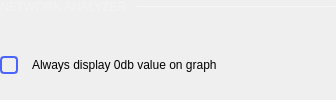
            <widget class="QWidget" name="NetworkAnalyzer" native="true">
             <layout class="QVBoxLayout" name="verticalLayout_5">
              <property name="spacing">
               <number>6</number>
              </property>
              <property name="leftMargin">
               <number>0</number>
              </property>
              <property name="topMargin">
               <number>0</number>
              </property>
              <property name="rightMargin">
               <number>0</number>
              </property>
              <property name="bottomMargin">
               <number>0</number>
              </property>
              <item>
               <layout class="QHBoxLayout" name="horizontalLayout_11">
                <property name="spacing">
                 <number>6</number>
                </property>
                <property name="topMargin">
                 <number>0</number>
                </property>
                <item>
                 <widget class="QLabel" name="label_10">
                  <property name="sizePolicy">
                   <sizepolicy hsizetype="Fixed" vsizetype="Fixed">
                    <horstretch>0</horstretch>
                    <verstretch>0</verstretch>
                   </sizepolicy>
                  </property>
                  <property name="styleSheet">
                   <string notr="true">QLabel {
  font-size: 12px;
color: rgba(255, 255, 255, 70);
}</string>
                  </property>
                  <property name="text">
                   <string>NETWORK ANALYZER </string>
                  </property>
                 </widget>
                </item>
                <item>
                 <widget class="Line" name="line_5">
                  <property name="minimumSize">
                   <size>
                    <width>200</width>
                    <height>1</height>
                   </size>
                  </property>
                  <property name="maximumSize">
                   <size>
                    <width>16777215</width>
                    <height>1</height>
                   </size>
                  </property>
                  <property name="styleSheet">
                   <string notr="true">border: 1px solid rgba(255, 255, 255, 70);</string>
                  </property>
                  <property name="orientation">
                   <enum>Qt::Horizontal</enum>
                  </property>
                 </widget>
                </item>
               </layout>
              </item>
              <item>
               <spacer name="verticalSpacer_11">
                <property name="orientation">
                 <enum>Qt::Vertical</enum>
                </property>
                <property name="sizeType">
                 <enum>QSizePolicy::Fixed</enum>
                </property>
                <property name="sizeHint" stdset="0">
                 <size>
                  <width>20</width>
                  <height>15</height>
                 </size>
                </property>
               </spacer>
              </item>
              <item>
               <layout class="QHBoxLayout" name="horizontalLayout_5">
                <item>
                 <widget class="QCheckBox" name="na_zeroCheckBox">
                  <property name="maximumSize">
                   <size>
                    <width>16777215</width>
                    <height>16777215</height>
                   </size>
                  </property>
                  <property name="styleSheet">
                   <string notr="true">QCheckBox {
  spacing: 8px;
  background-color: transparent;
  font-size: 14px;
  font-weight: bold;

  color: rgba(255, 255, 255, 153);
}

QCheckBox::indicator {
  width: 14px;
  height: 14px;
  border: 2px solid rgb(74,100,255);
  border-radius: 4px;
}
QCheckBox::indicator:unchecked { background-color: transparent; }
QCheckBox::indicator:checked { background-color: rgb(74,100,255); }</string>
                  </property>
                  <property name="text">
                   <string/>
                  </property>
                 </widget>
                </item>
                <item>
                 <widget class="QLabel" name="label">
                  <property name="sizePolicy">
                   <sizepolicy hsizetype="Preferred" vsizetype="Preferred">
                    <horstretch>0</horstretch>
                    <verstretch>0</verstretch>
                   </sizepolicy>
                  </property>
                  <property name="text">
                   <string>Always display 0db value on graph</string>
                  </property>
                  <property name="margin">
                   <number>0</number>
                  </property>
                 </widget>
                </item>
                <item>
                 <spacer name="horizontalSpacer_5">
                  <property name="orientation">
                   <enum>Qt::Horizontal</enum>
                  </property>
                  <property name="sizeHint" stdset="0">
                   <size>
                    <width>40</width>
                    <height>20</height>
                   </size>
                  </property>
                 </spacer>
                </item>
               </layout>
              </item>
              <item>
               <spacer name="verticalSpacer_15">
                <property name="orientation">
                 <enum>Qt::Vertical</enum>
                </property>
                <property name="sizeType">
                 <enum>QSizePolicy::Fixed</enum>
                </property>
                <property name="sizeHint" stdset="0">
                 <size>
                  <width>20</width>
                  <height>5</height>
                 </size>
                </property>
               </spacer>
              </item>
             </layout>
            </widget>
